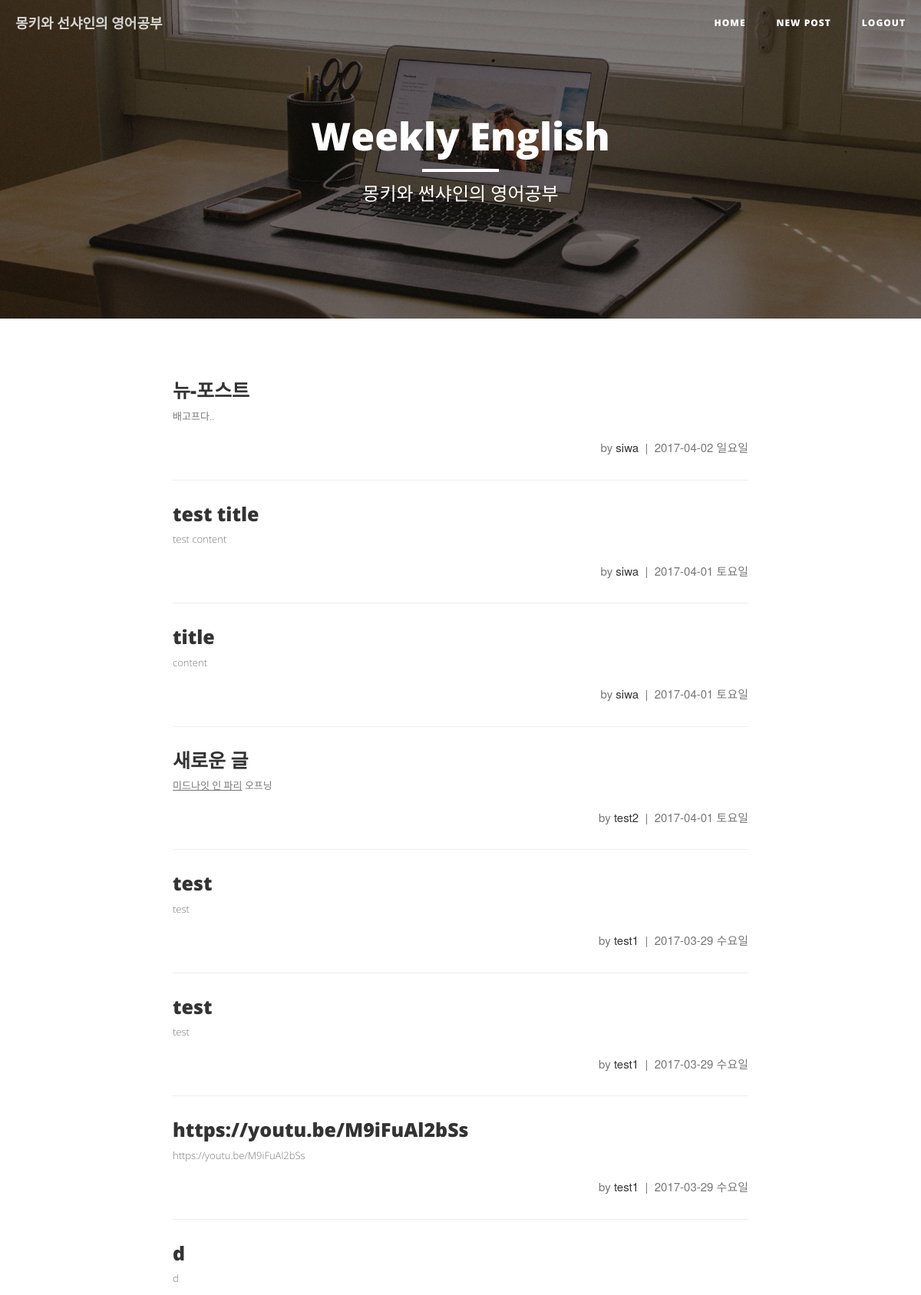
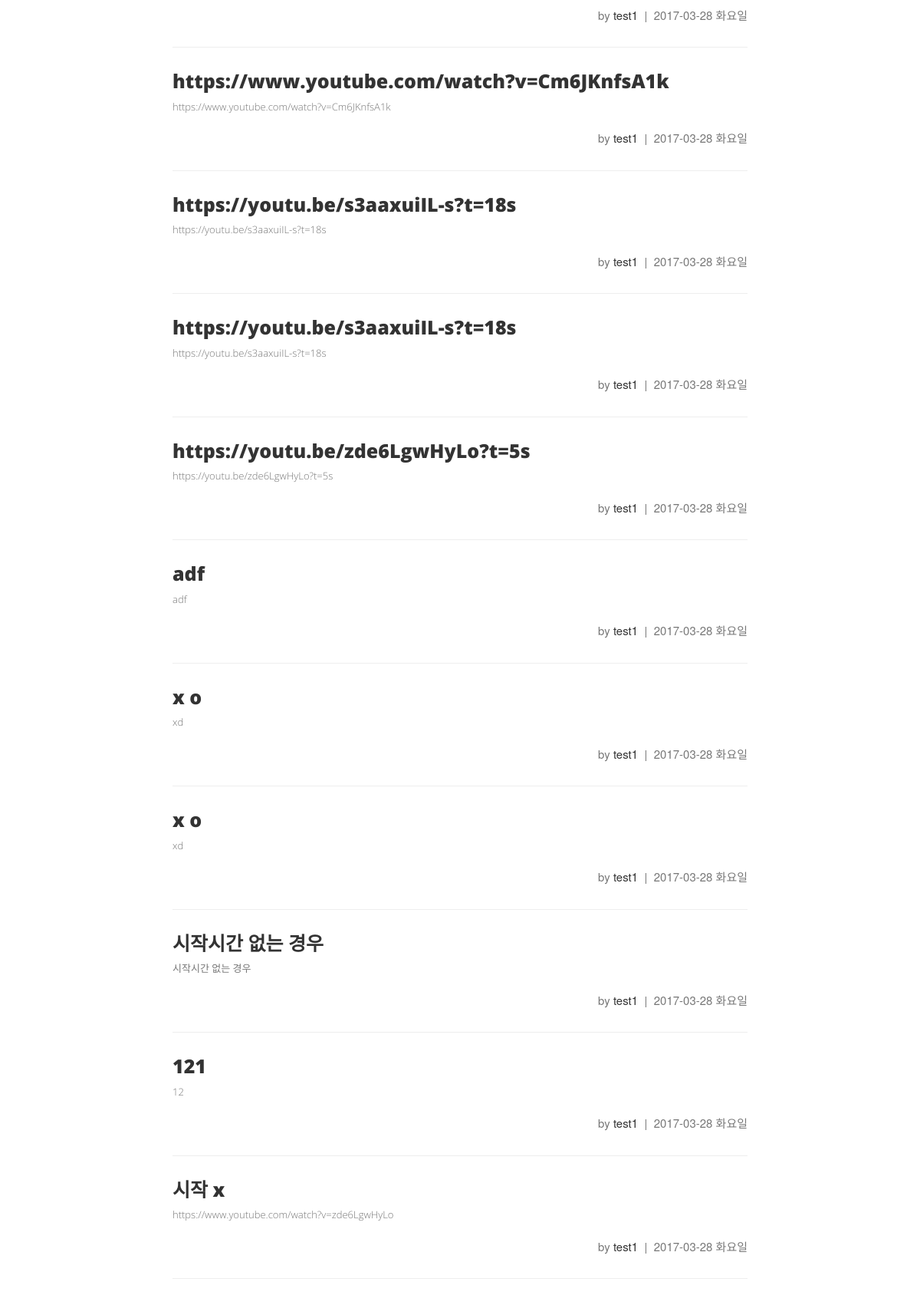
The app's page / (signed in, upper part) with its own data (2 pictures, top to bottom).
### study/models.py (models this page shows, shortened)
class Post(models.Model):
    author = models.ForeignKey('auth.User')
    title = models.CharField(max_length=200, verbose_name='제목')
    origin = models.CharField(max_length=200,  blank=True, null=True, verbose_name='원본 URL')
    video_url = models.CharField(max_length=100, blank=True, null=True, verbose_name='YouTube 링크')
    video_key = models.CharField(max_length=12, null=True, blank=True)
    video_time = models.IntegerField(null=True, blank=True)
    video_url2 = models.CharField(max_length=100, blank=True, null=True, verbose_name='YouTube 링크2')
    video_key2 = models.CharField(max_length=12, null=True, blank=True)
    video_time2 = models.IntegerField(null=True, blank=True)
    text = models.TextField(verbose_name='내용')
    created_date = models.DateTimeField(auto_now_add=True)
    class Meta:
        ordering = ['-created_date']

### study/views.py (the view)
# urls.py: url(r'^$', views.post_list, name='post_list'),
def post_list(request):
    posts = Post.objects.all()
    return render(request, 'bsr/post_list.html', {'posts':posts})

### study/templates/bsr/post_list.html (shortened to what this page needs)
{% extends 'bsr/base.html' %}
{% block heading %}
<div class="site-heading">
    <h1 class><a class="heading" href="/">Weekly English</a></h1>
    <hr class="small">
    <span class="subheading">몽키와 썬샤인의 영어공부</span>
</div>
{% endblock %}
{% block content %}
{% for post in posts %}
  <div class="post-preview">
      <a href="{% url 'study:post_detail' pk=post.pk %}">
          <h2 class="post-title">
              {{ post.title }}
          </h2>
          <h3 class="post-subtitle">
              {{ post.text | truncatechars:200 | safe }}
          </h3>
      </a>
      <p class="post-meta">by <a href="#">{{ post.author }}</a>&nbsp;&nbsp;|&nbsp;&nbsp;{{ post.created_date | date:"Y-m-d D" }}</p>
  </div>
  <hr>
{% endfor %}
{% endblock content %}

### study/static/bsr/css/clean-blog.css (style rules this page uses)
body { font-size: 17px; color: #333333; line-height: 2; }
p { line-height: 1.5; margin: 30px 0; }
p a { text-decoration: underline; }
h1, h2, h3, h4, h5, h6 { font-family: 'Open Sans', 'Helvetica Neue', Helvetica, Arial, sans-serif; font-weight: 800; }
a { color: #333333; }
hr.small { max-width: 100px; margin: 15px auto; border-width: 4px; border-color: white; }
.intro-header .site-heading, .intro-header .post-heading, .intro-header .page-heading { padding: 100px 0 50px; color: white; }
@media only screen and (min-width: 768px) { .intro-header .site-heading, .intro-header .post-heading, .intro-header .page-heading { padding: 150px 0; } }
.intro-header .site-heading, .intro-header .page-heading { text-align: center; }
.intro-header .site-heading h1, .intro-header .page-heading h1 { margin-top: 0; font-size: 35px; }
.intro-header .site-heading .subheading, .intro-header .page-heading .subheading { font-size: 24px; line-height: 1.1; display: block; font-family: 'Open Sans', 'Helvetica Neue', Helvetica, Arial, sans-serif; font-weight: 300; margin: 10px 0 0; }
@media only screen and (min-width: 768px) { .intro-header .site-heading h1, .intro-header .page-heading h1 { font-size: 50px; } }
.post-preview > a { color: #333333; }
.post-preview > a > .post-title { font-size: 25px; margin-top: 30px; margin-bottom: 10px; }
.post-preview > a > .post-subtitle { margin: 0px; line-height: 1.5; font-size: 13px; font-weight: 300; margin-bottom: 10px; color: #777777; }
.post-preview > .post-meta { color: #777777; font-size: 15px; margin-top: 20px; text-align: right; }
.post-preview > .post-meta > a { text-decoration: none; color: #333333; }
@media only screen and (min-width: 768px) { .post-preview > a > .post-title { font-size: 25px; } }
body { -webkit-tap-highlight-color: #0085A1; }
.heading { color: white; }

### records on screen
Post: title "뉴-포스트", text "배고프다..", author "siwa", created_date "2017-04-02 일요일"
Post: title "test title", text "test content", author "siwa", created_date "2017-04-01 토요일"
Post: title "title", text "content", author "siwa", created_date "2017-04-01 토요일"
Post: title "새로운 글", text "미드나잇 인 파리 오프닝", author "test2", created_date "2017-04-01 토요일"
Post: title "test", text "test", author "test1", created_date "2017-03-29 수요일"
Post: title "test", text "test", author "test1", created_date "2017-03-29 수요일"
Post: title "https://youtu.be/M9iFuAl2bSs", text "https://youtu.be/M9iFuAl2bSs", author "test1", created_date "2017-03-29 수요일"
Post: title "d", text "d", author "test1", created_date "2017-03-28 화요일"
Post: title "https://www.youtube.com/watch?v=Cm6JKnfsA1k", text "https://www.youtube.com/watch?v=Cm6JKnfsA1k", author "test1", created_date "2017-03-28 화요일"
Post: title "https://youtu.be/s3aaxuiIL-s?t=18s", text "https://youtu.be/s3aaxuiIL-s?t=18s", author "test1", created_date "2017-03-28 화요일"
Post: title "https://youtu.be/s3aaxuiIL-s?t=18s", text "https://youtu.be/s3aaxuiIL-s?t=18s", author "test1", created_date "2017-03-28 화요일"
Post: title "https://youtu.be/zde6LgwHyLo?t=5s", text "https://youtu.be/zde6LgwHyLo?t=5s", author "test1", created_date "2017-03-28 화요일"
Post: title "adf", text "adf", author "test1", created_date "2017-03-28 화요일"
Post: title "x o", text "xd", author "test1", created_date "2017-03-28 화요일"
Post: title "x o", text "xd", author "test1", created_date "2017-03-28 화요일"
Post: title "시작시간 없는 경우", text "시작시간 없는 경우", author "test1", created_date "2017-03-28 화요일"
Post: title "121", text "12", author "test1", created_date "2017-03-28 화요일"
Post: title "시작 x", text "https://www.youtube.com/watch?v=zde6LgwHyLo", author "test1", created_date "2017-03-28 화요일"
